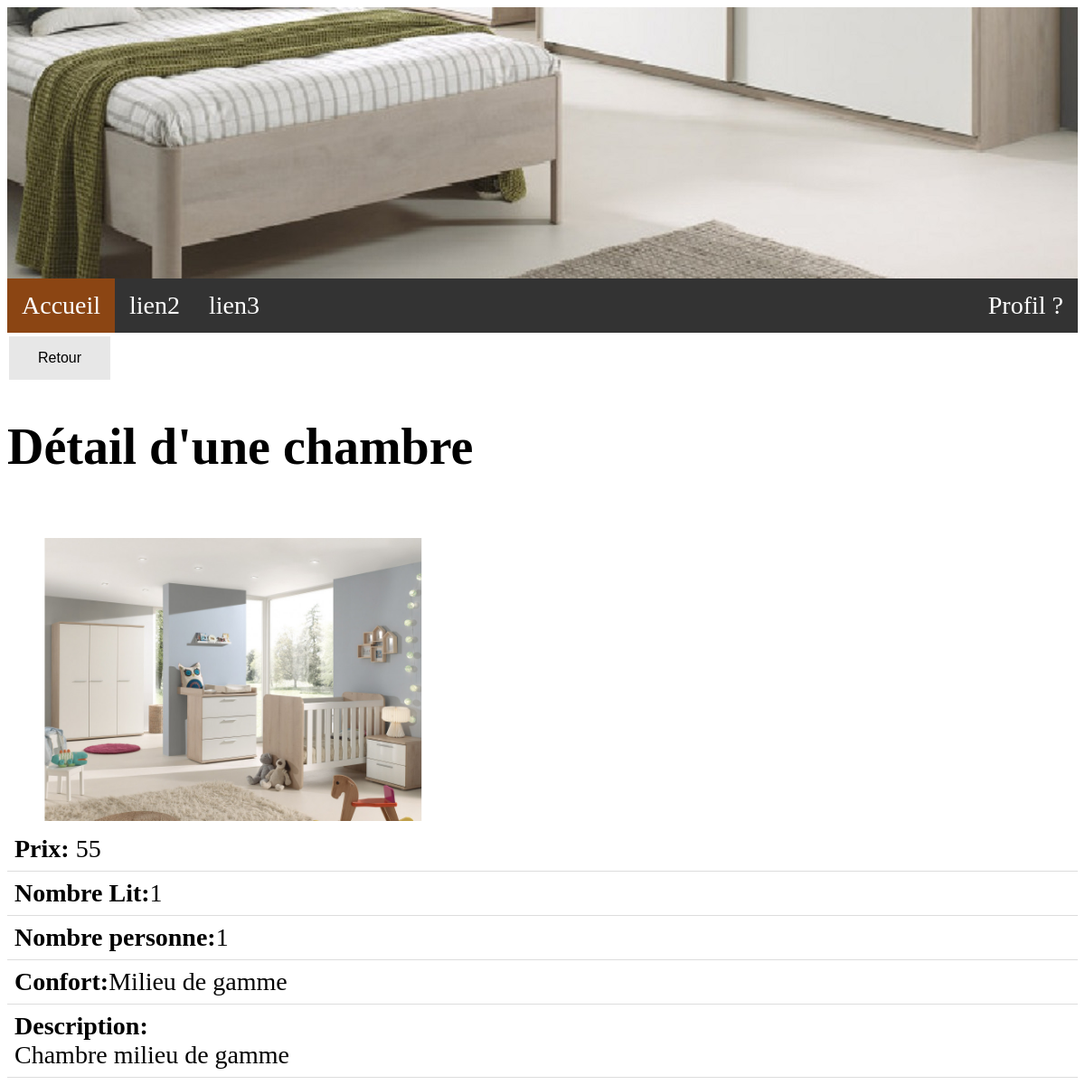
Page /admin/03_detail.php?numChambre=2 on the committed database.
### tables this page shows
CREATE TABLE `chambre` (
  `numChambre` int(11) NOT NULL,
  `prix` int(11) DEFAULT NULL,
  `nbLits` int(11) DEFAULT NULL,
  `nbPers` int(11) DEFAULT NULL,
  `confort` varchar(255) DEFAULT NULL,
  `image` varchar(255) DEFAULT NULL,
  `description` varchar(255) DEFAULT NULL
);

### admin/03_detail.php (the view)
<?php
require_once('../01_connection.php');
require_once('../partials/header.php');
if(isset($_GET['numChambre'])) {
    $numChambre = (int)$_GET['numChambre'];
    if($connect) {
        $sql = "SELECT * FROM chambre WHERE numChambre = " . $numChambre;
        $res = mysqli_query($connect,$sql);
        if($res) {
            $donnees = mysqli_fetch_assoc($res);
        }
    }
}
?>
<div>
    <a href="02_select.php">
        <button class="button button4">Retour</button>
    </a> </td>
</div>
<div>
    <h1>Détail d'une chambre</h1><br>
    <div class="col-4">
        <img src="../img/<?=$donnees['image']; ?>" alt="image" class="img-thumbnail" style="width:500px;">
    </div>
    <table>
        <tr>
            <td><b>Prix:</b> <?=$donnees['prix']; ?></td>
        </tr>
        <tr>
            <td><b>Nombre Lit:</b><?=$donnees['nbLits']; ?></td>
        </tr>
        <tr>
            <td><b>Nombre personne:</b><?=$donnees['nbPers']; ?></td>
        </tr>
        <tr>
            <td><b>Confort:</b><?=$donnees['confort']; ?></td>
        </tr>
        <tr>
            <td><b>Description:</b><br><?=$donnees['description']; ?></td>
        </tr>
    </table>
</div>

### partials/header.php (style rules this page uses)
body { font-size: 28px; }
table { border-collapse: collapse; width: 100%; }
th, td { padding: 8px; text-align: left; border-bottom: 1px solid #ddd; }
.button { background-color: #4CAF50; border: none; color: white; padding: 15px 32px; text-align: center; text-decoration: none; display: inline-block; font-size: 16px; margin: 4px 2px; cursor: pointer; }
.button4 { background-color: #e7e7e7; color: black; }

### rows in the picture
chambre: image (picture), prix "55", nbLits "1", nbPers "1", confort "Milieu de gamme", description "Chambre milieu de gamme"
